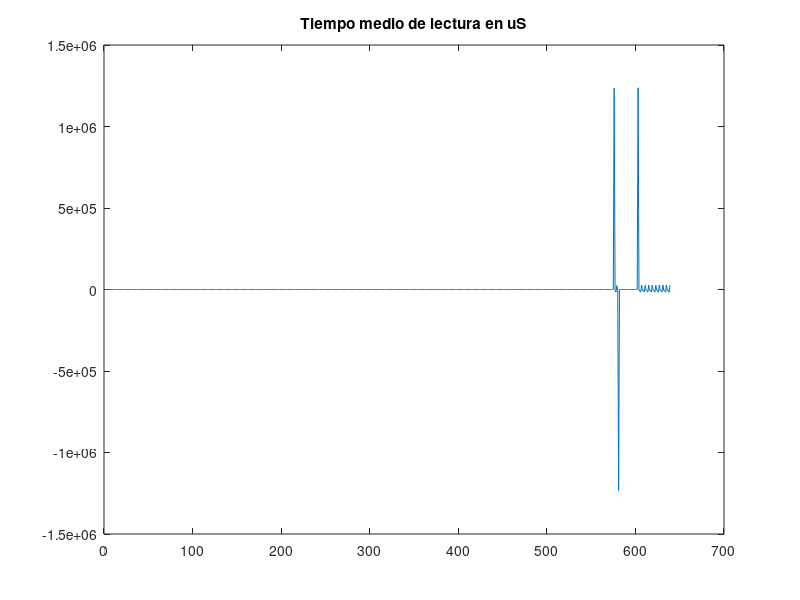

The MATLAB source for this figure:
close all;
clear all;

Times = csvread('PRU0Test4.csv');
T = zeros(1,length(Times)-2);
for i=1:length(Times)-2
   T(i) = Times(1,i+1) - Times(1,i);
end

%figure;
%plot(T);
%title('Numero de ciclos medio de lectura')

figure;
plot((T*5)/1000);
title('Tiempo medio de lectura en uS')